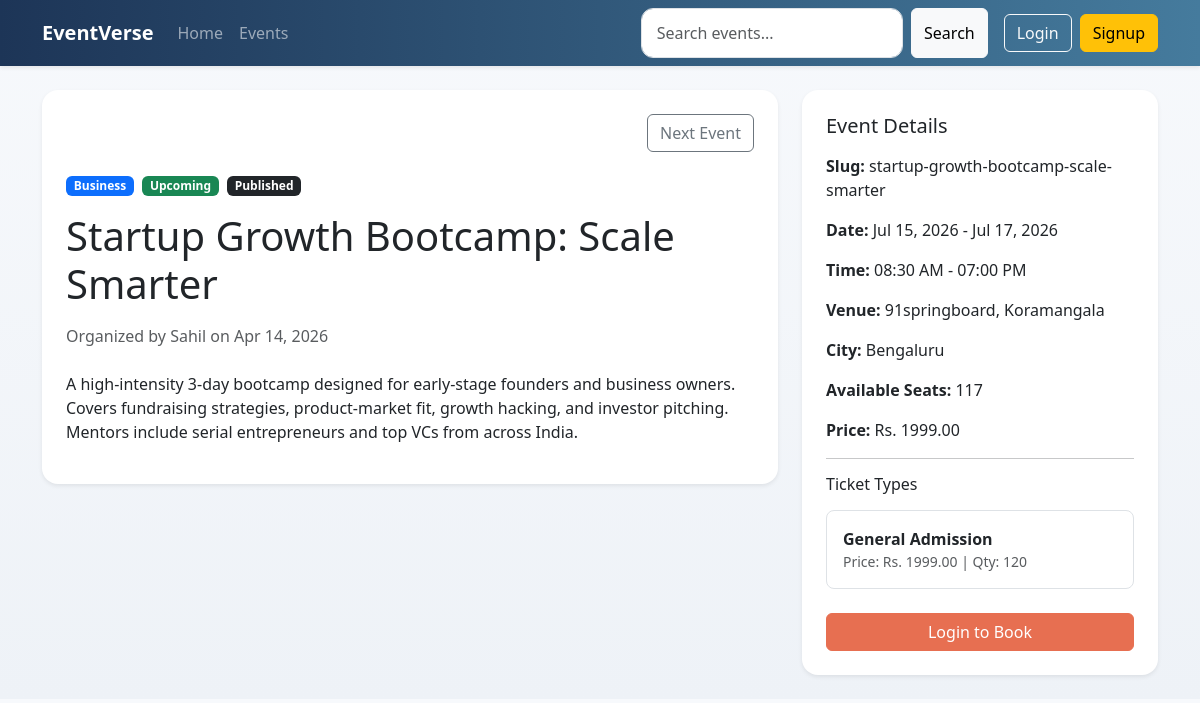
The app's page /events/2/ with its own data.
### events/models.py (models this page shows, shortened)
class Event(models.Model):
    class Status(models.TextChoices):
        DRAFT = 'draft', 'Draft'
        PUBLISHED = 'published', 'Published'
        CANCELLED = 'cancelled', 'Cancelled'
        COMPLETED = 'completed', 'Completed'
    title = models.CharField(max_length=200)
    slug = models.SlugField(max_length=220, unique=True, blank=True)
    description = models.TextField()
    category = models.ForeignKey(Category, on_delete=models.PROTECT, related_name='events')
    organizer = models.ForeignKey(
        settings.AUTH_USER_MODEL,
        on_delete=models.CASCADE,
        related_name='organized_events',
    )
    venue = models.CharField(max_length=255)
    city = models.CharField(max_length=120)
    start_date = models.DateField()
    end_date = models.DateField()
    start_time = models.TimeField()
    end_time = models.TimeField()
    capacity = models.PositiveIntegerField(default=1)
    price = models.DecimalField(max_digits=10, decimal_places=2, default=Decimal('0.00'))
    status = models.CharField(max_length=20, choices=Status.choices, default=Status.DRAFT)
    image = models.ImageField(upload_to='events/', blank=True, null=True)
    google_maps_url = models.URLField(blank=True)
    created_at = models.DateTimeField(auto_now_add=True)
    class Meta:
        ordering = ['start_date', 'start_time', '-created_at']
    @property
    def event_timing_status(self):
        return 'Upcoming' if self.start_datetime >= timezone.now() else 'Past'
    @property
    def start_datetime(self):
        return timezone.make_aware(datetime.combine(self.start_date, self.start_time))
    @property
    def created_by(self):
        return self.organizer
    @property
    def confirmed_seats(self):
        return (
            self.registrations.filter(status=Registration.Status.CONFIRMED)
            .aggregate(total=models.Sum('seat_count'))
            .get('total')
            or 0
        )
    @property
    def available_seats(self):
        return max(self.capacity - self.confirmed_seats, 0)

class Category(models.Model):
    name = models.CharField(max_length=100, unique=True)
    class Meta:
        ordering = ['name']

class Ticket(models.Model):
    event = models.ForeignKey(Event, on_delete=models.CASCADE, related_name='tickets')
    type = models.CharField(max_length=50)
    price = models.DecimalField(max_digits=10, decimal_places=2)
    quantity = models.PositiveIntegerField()
    class Meta:
        ordering = ['event', 'type']

### events/views.py (the view)
# urls.py: path('<int:pk>/', EventDetailView.as_view(), name='event-detail'),
class EventDetailView(DetailView):
    model = Event
    template_name = 'events/event_detail.html'
    context_object_name = 'event'
    def get_queryset(self):
        return get_event_list_queryset(self.request, include_registrations=True).prefetch_related('tickets')
    def get_context_data(self, **kwargs):
        context = super().get_context_data(**kwargs)
        event = self.object
        querystring = self.request.GET.urlencode()
        event_ids = list(self.get_queryset().values_list('pk', flat=True))
        previous_event = None
        next_event = None
        if event.pk in event_ids:
            event_index = event_ids.index(event.pk)
            if event_index > 0:
                previous_event = Event.objects.get(pk=event_ids[event_index - 1])
            if event_index < len(event_ids) - 1:
                next_event = Event.objects.get(pk=event_ids[event_index + 1])
        context['tickets'] = event.tickets.all()
        context['booking_form'] = BookingForm(event=event)
        context['can_book'] = (
            self.request.user.is_authenticated
            and not is_organizer_or_admin(self.request.user)
            and event.status == Event.Status.PUBLISHED
            and event.end_datetime >= timezone.now()
            and event.available_seats > 0
            and is_profile_ready_for_booking(self.request.user)
        )
        context['profile_ready_for_booking'] = (
            is_profile_ready_for_booking(self.request.user) if self.request.user.is_authenticated else False
        )
        context['user_registration'] = (
            event.registrations.filter(user=self.request.user).first() if self.request.user.is_authenticated else None
        )
        context['cancellation_form'] = BookingCancellationForm(registration=context['user_registration'])
        context['can_cancel_booking'] = (
            context['user_registration']
            and context['user_registration'].status == Registration.Status.CONFIRMED
            and event.end_datetime >= timezone.now()
        )
        context['previous_event'] = previous_event
        context['next_event'] = next_event
        context['return_querystring'] = f'?{querystring}' if querystring else ''
        return context

### events/forms.py (shortened to what this page needs)
class BookingForm(forms.Form):
    seat_count = forms.IntegerField(min_value=1, label='Seats')
    def __init__(self, *args, event=None, **kwargs):
        self.event = event
        super().__init__(*args, **kwargs)
        self.fields['seat_count'].widget.attrs['class'] = 'form-control'

class BookingCancellationForm(forms.Form):
    seat_count = forms.IntegerField(min_value=1, label='Seats to cancel')
    def __init__(self, *args, registration=None, **kwargs):
        self.registration = registration
        super().__init__(*args, **kwargs)
        self.fields['seat_count'].widget.attrs.update({'class': 'form-control', 'min': 1})

### accounts/context_processors.py (called while the page is built)
def user_role(request):
    return {'user_role': get_user_role(request.user)}

### accounts/utils.py (called while the page is built)
def get_user_role(user):
    if not user.is_authenticated:
        return None
    if user.is_staff or user.is_superuser:
        return 'admin'
    return UserProfile.objects.filter(user=user).values_list('role', flat=True).first() or UserProfile.Role.ATTENDEE

def is_organizer_or_admin(user):
    role = get_user_role(user)
    return role in {'organizer', 'admin'}

### templates/events/event_detail.html (shortened to what this page needs)
{% extends 'base.html' %}
{% block content %}
<div class="row g-4">
    <div class="col-lg-8">
        <div class="card border-0 shadow-sm overflow-hidden">
            <div class="card-body p-4">
                {% if previous_event or next_event %}
                    <div class="d-flex justify-content-between align-items-center gap-2 mb-4">
                        {% if next_event %}
                            <a href="{% url 'events:event-detail' next_event.pk %}{{ return_querystring }}" class="btn btn-outline-secondary">
                                Next Event
                            </a>
                        {% endif %}
                    </div>
                {% endif %}
                <div class="d-flex flex-wrap gap-2 mb-3">
                    <span class="badge text-bg-primary">{{ event.category.name }}</span>
                    <span class="badge {% if event.event_timing_status == 'Upcoming' %}text-bg-success{% else %}text-bg-secondary{% endif %}">{{ event.event_timing_status }}</span>
                    <span class="badge text-bg-dark">{{ event.get_status_display }}</span>
                </div>
                <h1 class="mb-3">{{ event.title }}</h1>
                <p class="text-muted mb-4">Organized by {{ event.organizer.username }} on {{ event.created_at|date:"M d, Y" }}</p>
                <p class="mb-0">{{ event.description|linebreaks }}</p>
            </div>
        </div>
    </div>
    <div class="col-lg-4">
        <div class="card border-0 shadow-sm">
            <div class="card-body p-4">
                <h2 class="h5 mb-3">Event Details</h2>
                <ul class="list-unstyled mb-0">
                    <li class="mb-3"><strong>Slug:</strong> {{ event.slug }}</li>
                    <li class="mb-3"><strong>Date:</strong> {{ event.start_date|date:"M d, Y" }}{% if event.end_date != event.start_date %} - {{ event.end_date|date:"M d, Y" }}{% endif %}</li>
                    <li class="mb-3"><strong>Time:</strong> {{ event.start_time|time:"h:i A" }} - {{ event.end_time|time:"h:i A" }}</li>
                    <li class="mb-3"><strong>Venue:</strong> {{ event.venue }}</li>
                    <li class="mb-3"><strong>City:</strong> {{ event.city }}</li>
                    <li class="mb-3"><strong>Available Seats:</strong> {{ event.available_seats }}</li>
                    <li class="mb-3"><strong>Price:</strong> Rs. {{ event.price }}</li>
                </ul>
                {% if tickets %}
                    <hr>
                    <h3 class="h6 mb-3">Ticket Types</h3>
                    {% for ticket in tickets %}
                        <div class="border rounded-3 p-3 mb-2">
                            <div class="fw-semibold">{{ ticket.type }}</div>
                            <div class="small text-muted">Price: Rs. {{ ticket.price }} | Qty: {{ ticket.quantity }}</div>
                        </div>
                    {% endfor %}
                {% endif %}
                {% if can_book %}
                    <hr>
                    <h3 class="h6 mb-3">Book Seats</h3>
                    <form method="post" action="{% url 'events:event-book' event.pk %}" class="d-grid gap-3">
                        {% csrf_token %}
                        <div>
                            <label class="form-label" for="{{ booking_form.seat_count.id_for_label }}">{{ booking_form.seat_count.label }}</label>
                            {{ booking_form.seat_count }}
                            <div class="form-text">You can book up to {{ event.available_seats }} available seat{{ event.available_seats|pluralize }}.</div>
                        </div>
                        <button type="submit" class="btn btn-brand">Book Seat</button>
                    </form>
                {% elif not user.is_authenticated %}
                    <div class="d-grid mt-4">
                        <a href="{% url 'accounts:login' %}" class="btn btn-brand">Login to Book</a>
                    </div>
                {% elif not profile_ready_for_booking and not user_role == 'organizer' and not user_role == 'admin' %}
                    <div class="alert alert-warning mt-4 mb-0">
                        Verify your email and complete your profile before booking.
                        <a href="{% url 'accounts:profile-edit' %}" class="alert-link">Complete profile</a>
                    </div>
                {% elif event.available_seats == 0 %}
                    <div class="alert alert-warning mt-4 mb-0">This event is fully booked.</div>
                {% endif %}
            </div>
        </div>
    </div>
</div>
{% endblock %}

### static/css/style.css (style rules this page uses)
body { background: linear-gradient(180deg, #f7f9fc 0%, #eef2f7 100%); color: #1f2937; }
.btn-brand { background-color: #e76f51; border-color: #e76f51; color: #fff; }
.hero-card, .card { border-radius: 1rem; }

### records on screen
Event: category.name "Business", event_timing_status "Upcoming", status "Published", title "Startup Growth Bootcamp: Scale Smarter", organizer.username "Sahil", created_at "Apr 14, 2026", description "A high-intensity 3-day bootcamp designed for early-stage founders and business owners. Covers fundraising strategies, product-market fit, growth hacking, and investor pitching. Mentors include serial entrepreneurs and top VCs from across India.", slug "startup-growth-bootcamp-scale-smarter", start_date "Jul 15, 2026", end_date "Jul 17, 2026", start_time "08:30 AM", end_time "07:00 PM", venue "91springboard, Koramangala", city "Bengaluru", available_seats "117", price "1999.00"
Ticket: type "General Admission", price "1999.00", quantity "120"
